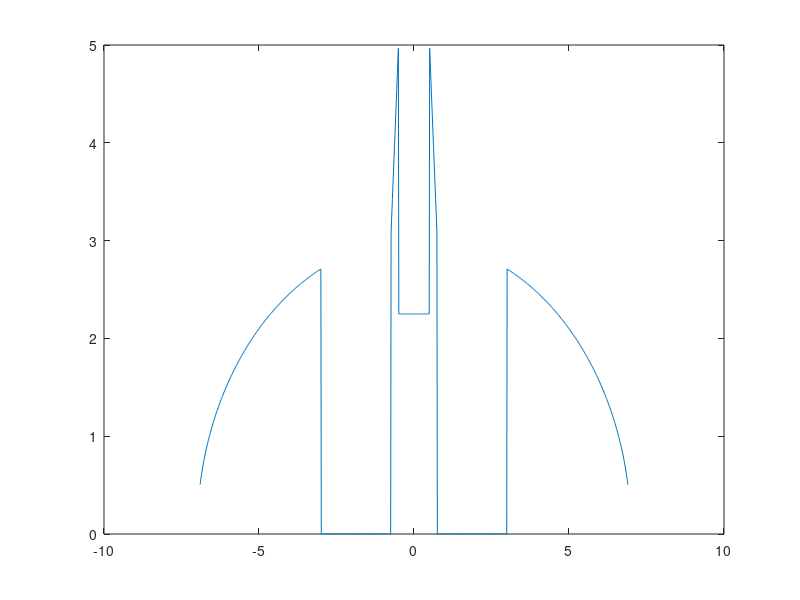

Reproduce this figure in MATLAB.
function y=batmanSignal()
    x=linspace(-6.9,6.9,1000);
    y=zeros(1,length(x));
    y(abs(x)>3)=3*sqrt(-(x(abs(x)>3)/7).^2+1);
    y(abs(x)>4)=3*sqrt(-(x(abs(x)>4)/7).^2+1);
    y(0.75<abs(x)<1)=9-8*abs(x(0.75<abs(x)<1));
    
    y(0.5<abs(x)<0.75)=3*abs(x(0.5<abs(x)<0.75))+0.75;
    y(abs(x)<0.5)=2.25;
    y(3>abs(x)>1)=1.5-0.5*abs(x(3>abs(x)>1))-6*sqrt(10)/14 * (sqrt(3-x(3>abs(x)>1).^2+2*abs(x(3>abs(x)>1)))-2);
    figure;
    plot(x,y)
end
